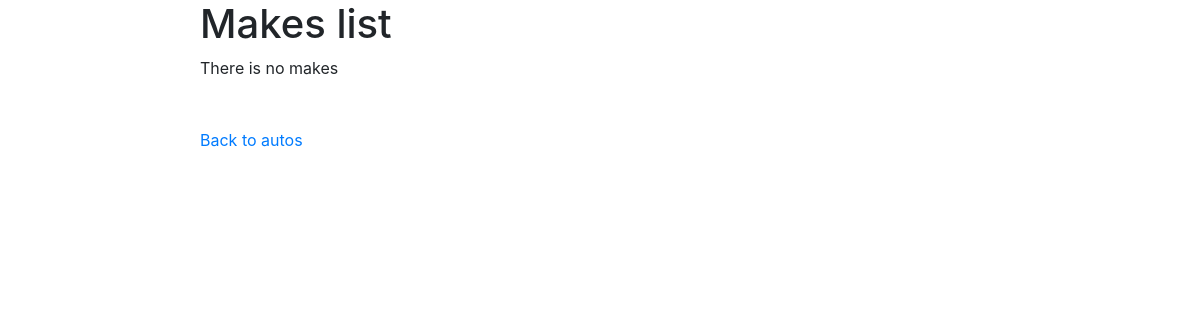
The page /autos/makes_list/ (signed in) on the database as committed earlier.
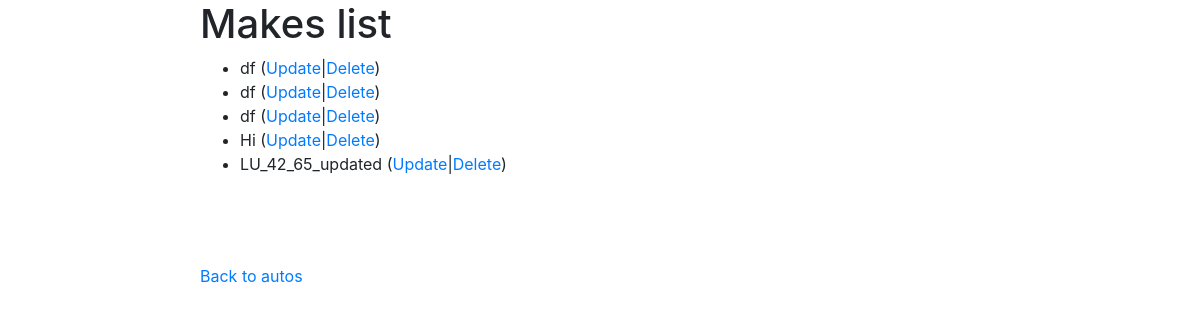
The same page on the database as committed later.
### autos/models.py (models this page shows, shortened)
class Makes(models.Model):
    name = models.CharField(max_length=100)

### autos/views.py (the view)
# urls.py: path('makes_list/', views.MakesList.as_view(), name='makes_list'),
class MakesList(LoginRequiredMixin, View):
    def get(self, request):
        makes = Makes.objects.all()
        context = {
            'makes': makes,
        }
        return render(request, 'makes_list.html', context);

### autos/templates/makes_list.html
{% extends "base_bootstrap.html" %}
{% block content %}
    <h1>Makes list</h1>
    {% if makes %}
    <ul>
        {% for make in makes %}
        <li>{{ make.name }} (<a href="{% url 'autos:makes_update' make.pk %}">Update</a>|<a href="{% url 'autos:makes_delete' make.pk %}">Delete</a>)</li>
        {% endfor %}
    </ul>
    {% else %}
        <span>There is no makes</span>
    {% endif %}
    <br>
    <br>
    <br>
    <p>
    <a href='{% url 'autos:autos_list' %}'>Back to autos</a>
    </p>
{% endblock %}

### home/templates/base_bootstrap.html (shortened to what this page needs)
<!doctype html>
<html lang="en">
  <head>
    <link rel="stylesheet" href="https://cdn.jsdelivr.net/npm/bootstrap@4.0.0/dist/css/bootstrap.min.css">
  </head>
  <body>
    <div class="mx-auto" style="width: 800px;">
    {% block content %}{% endblock %}
    </div>
  </body>
</html>

Rows that differ between the two databases and show on the page:
added Makes: name "df"
added Makes: name "df"
added Makes: name "df"
added Makes: name "Hi"
added Makes: name "LU_42_65_updated"
Other text that changed with them:
text no longer shown: "There is no makes"
